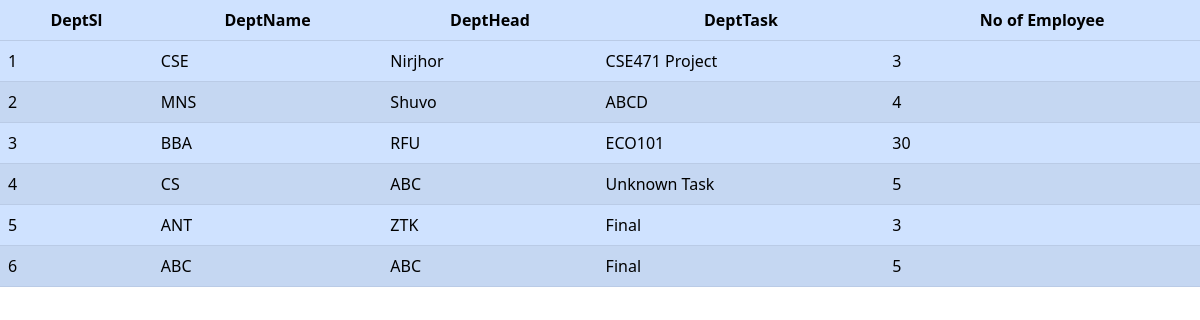
The app's page /departmentreport.php with its own data.
### tables this page shows
CREATE TABLE `department` (
  `dept_sl` bigint(20) UNSIGNED NOT NULL,
  `dept_name` varchar(100) NOT NULL,
  `dept_head` varchar(100) NOT NULL,
  `dept_task` varchar(100) NOT NULL,
  `no_of_members` int(11) NOT NULL
);

### departmentreport.php (the view, shortened to what this page needs)
<?php
	include "dbconnection.php";
 ?>
 <!DOCTYPE html>
<html lang="en">
  <head>
    <link href="https://cdn.jsdelivr.net/npm/bootstrap@5.2.3/dist/css/bootstrap.min.css" rel="stylesheet">
  </head>
<table class="table table-striped table-primary" >
            <thead>
            <tr >
              <th scope="col " class="text-center">DeptSl</th>
              <th scope="col " class="text-center">DeptName</th>
              <th scope="col " class="text-center">DeptHead</th>
              <th scope="col " class="text-center">DeptTask</th>
              <th scope="col " class="text-center">No of Employee</th>
            </tr>
          </thead>
          <tbody>
            <tr class="td-text text-center">
              <?php
								$sql= "SELECT dept_sl,dept_name,dept_head,dept_task,no_of_members  FROM department";
								$res=mysqli_query($db, $sql);
								while ($row= mysqli_fetch_assoc($res)){
									echo "<tr><td>{$row["dept_sl"]}</td><td>{$row["dept_name"]}</td><td>{$row["dept_head"]}</td><td>{$row["dept_task"]}</td><td>{$row["no_of_members"]}</td></tr>";
								}
								echo "</table>";
              ?>

### records on screen
department: dept_sl "1", dept_name "CSE", dept_head "Nirjhor", dept_task "CSE471 Project", no_of_members "3"
department: dept_sl "2", dept_name "MNS", dept_head "Shuvo", dept_task "ABCD", no_of_members "4"
department: dept_sl "3", dept_name "BBA", dept_head "RFU", dept_task "ECO101", no_of_members "30"
department: dept_sl "4", dept_name "CS", dept_head "ABC", dept_task "Unknown Task", no_of_members "5"
department: dept_sl "5", dept_name "ANT", dept_head "ZTK", dept_task "Final", no_of_members "3"
department: dept_sl "6", dept_name "ABC", dept_head "ABC", dept_task "Final", no_of_members "5"
